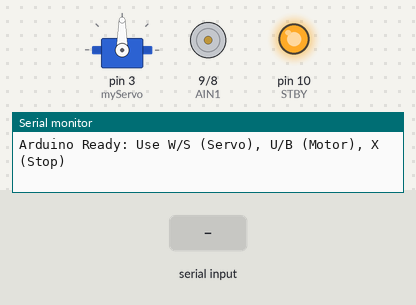
Simulated run of this sketch. Board: Arduino Uno, built with avr-gcc and run on an emulated ATmega328P. On the bench: servo, motor-driver pin pairs drawn as motors (green arrow = first pin HIGH = forward, orange = second pin HIGH = backward, longer = more drive, scaled by the enable pin, stopped while the standby pin is LOW), output pins drawn as LEDs (lit = HIGH), the last lines printed to the serial monitor. Inputs (shaded band) come from the test bench.

Above: at 1.2 s.
1.3 s: "w\n" received over Serial
At 2.5 s:
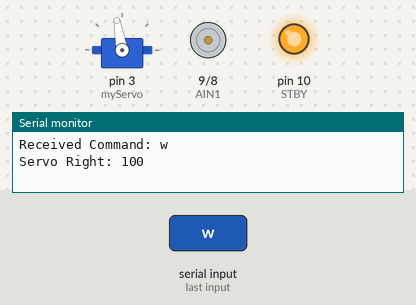
2.8 s: byte 117 ('u') received over Serial
At 3.8 s:
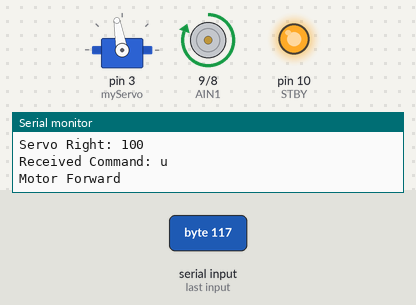
4.3 s: byte 115 ('s') received over Serial
At 4.9 s:
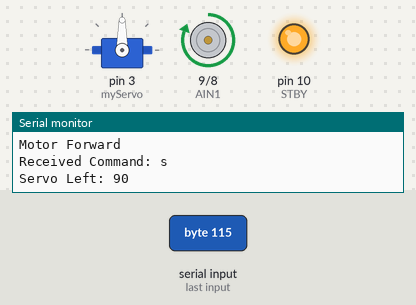
5.8 s: byte 98 ('b') received over Serial
At 6.1 s:
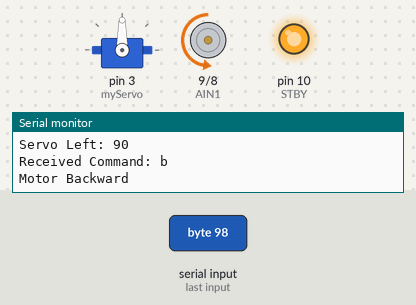
7.3 s: byte 119 ('w') received over Serial
At 8.4 s:
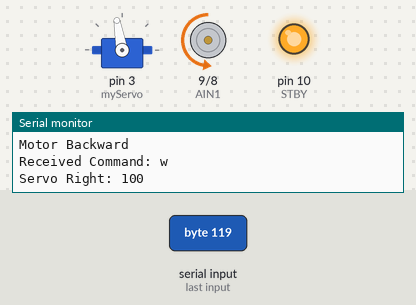
8.8 s: "u\n" received over Serial
At 9.5 s:
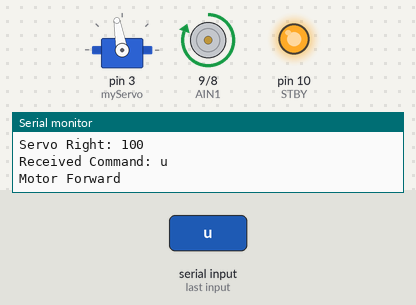
Timing chart, 0 to 11.3 s (numbered marks = the images above; inputs shaded):
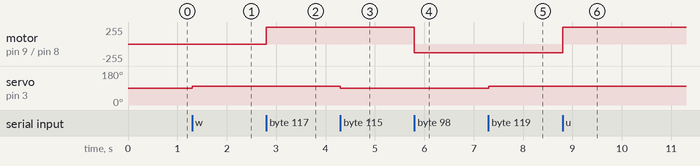

Measured:
- after the input at 1.3 s, servo on pin 3 (myServo): 90° → 100° at once
- after the input at 2.8 s, motor on pin 9 (AIN1) / pin 8 (AIN2): stopped → forward 255/255 at once
- after the input at 4.3 s, servo on pin 3 (myServo): 100° → 90° at once
- after the input at 5.8 s, motor on pin 9 (AIN1) / pin 8 (AIN2): forward 255/255 → backward 128/255 at once
- after the input at 7.3 s, servo on pin 3 (myServo): 90° → 100° at once
- after the input at 8.8 s, motor on pin 9 (AIN1) / pin 8 (AIN2): backward 128/255 → forward 255/255 at once

The sketch:

local_arduino_controller.ino
```cpp
#include <Servo.h>

Servo myServo;  // Servo object
//int motorPin = 9;  // Motor control PWM pin
int servoAngle = 90;  // Default servo position (neutral)

// Motor control pins
const int STBY = 10;  // Standby pin
const int AIN1 = 9; // Motor direction
const int AIN2 = 8;
const int PWMA = 5; // PWM control

void setup() {
    Serial.begin(9600);  // Start serial communication for reading keyboard input

    // Servo setup
    myServo.attach(3);  // Connect servo to pin 3
    myServo.write(servoAngle);

    // Motor setup
    pinMode(STBY, OUTPUT);
    pinMode(AIN1, OUTPUT);
    pinMode(AIN2, OUTPUT);
    pinMode(PWMA, OUTPUT);

    digitalWrite(STBY, HIGH); // Enable motor driver

    Serial.println("Arduino Ready: Use W/S (Servo), U/B (Motor), X (Stop)");
}

void loop() {
    if (Serial.available()) {
        char command = Serial.read();

        // Ignore carriage return and newline
        if (command == '\n' || command == '\r') {
            return;
        }

        Serial.print("Received Command: ");
        Serial.println(command);

        switch (command) {
            case 'w':  // Turn servo right
                servoAngle = min(servoAngle + 10, 180);
                myServo.write(servoAngle);
                Serial.print("Servo Right: ");
                Serial.println(servoAngle);
                break;

            case 's':  // Turn servo left
                servoAngle = max(servoAngle - 10, 0);
                myServo.write(servoAngle);
                Serial.print("Servo Left: ");
                Serial.println(servoAngle);
                break;

            case 'u':  // Move motor forward
                moveMotor(true, 255);
                Serial.println("Motor Forward");
                break;

            case 'b':  // Move motor backward
                moveMotor(false, 128);
                Serial.println("Motor Backward");
                break;

            case 'x':  // Stop motor
                stopMotor();
                Serial.println("Motor Stopped");
                break;

            default:
                Serial.print("Invalid Command: ");
                Serial.print(command);
                Serial.println(". Use W/S/U/B/X.");

                break;
        }
    }
}

void moveMotor(bool forward, int speed) {
    if (forward) {
        digitalWrite(AIN1, HIGH);
        digitalWrite(AIN2, LOW);
    } else {
        digitalWrite(AIN1, LOW);
        digitalWrite(AIN2, HIGH);
    }
    analogWrite(PWMA, speed);
}

void stopMotor() {
    digitalWrite(AIN1, LOW);
    digitalWrite(AIN2, LOW);
    analogWrite(PWMA, 0);
}
```
